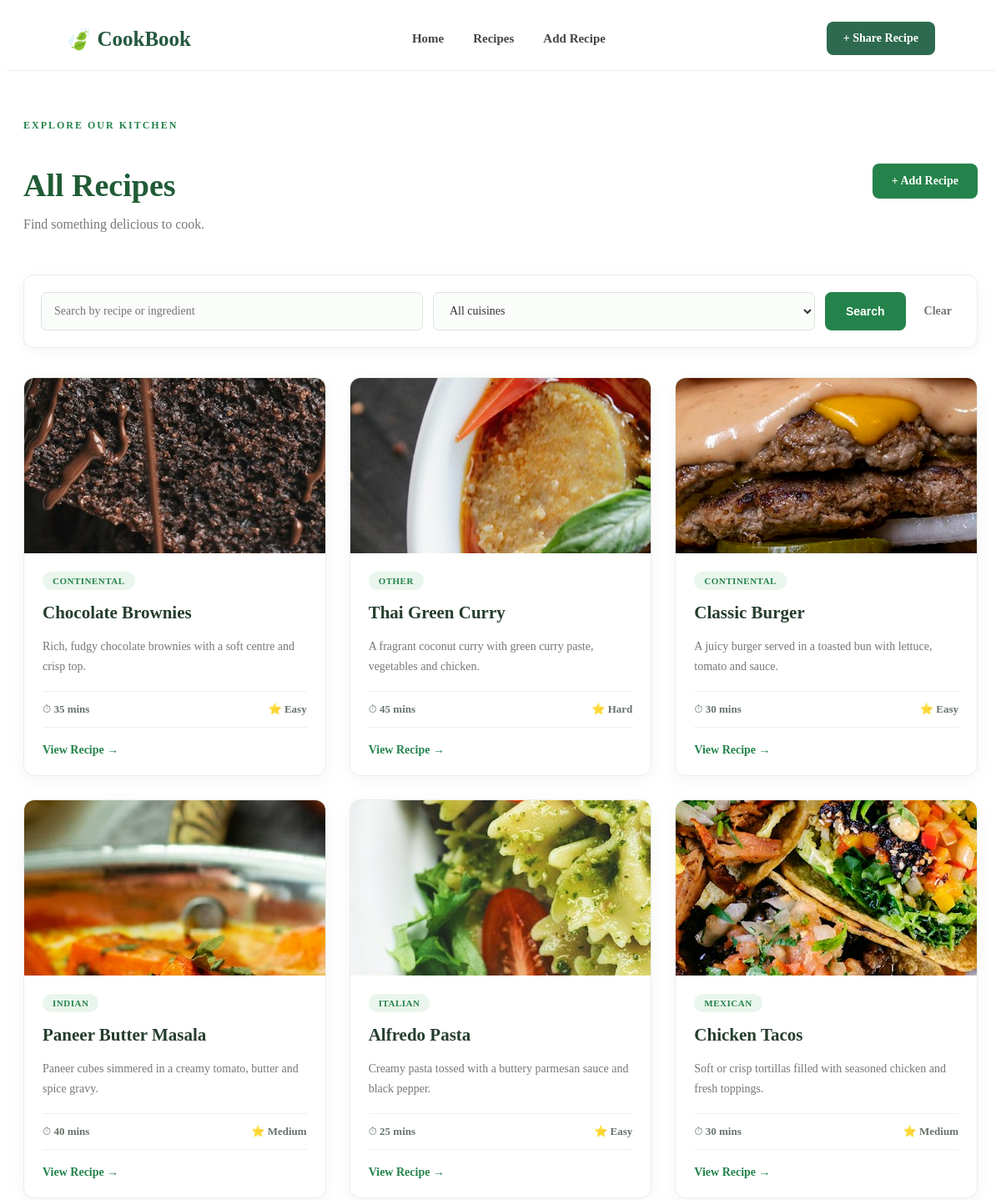
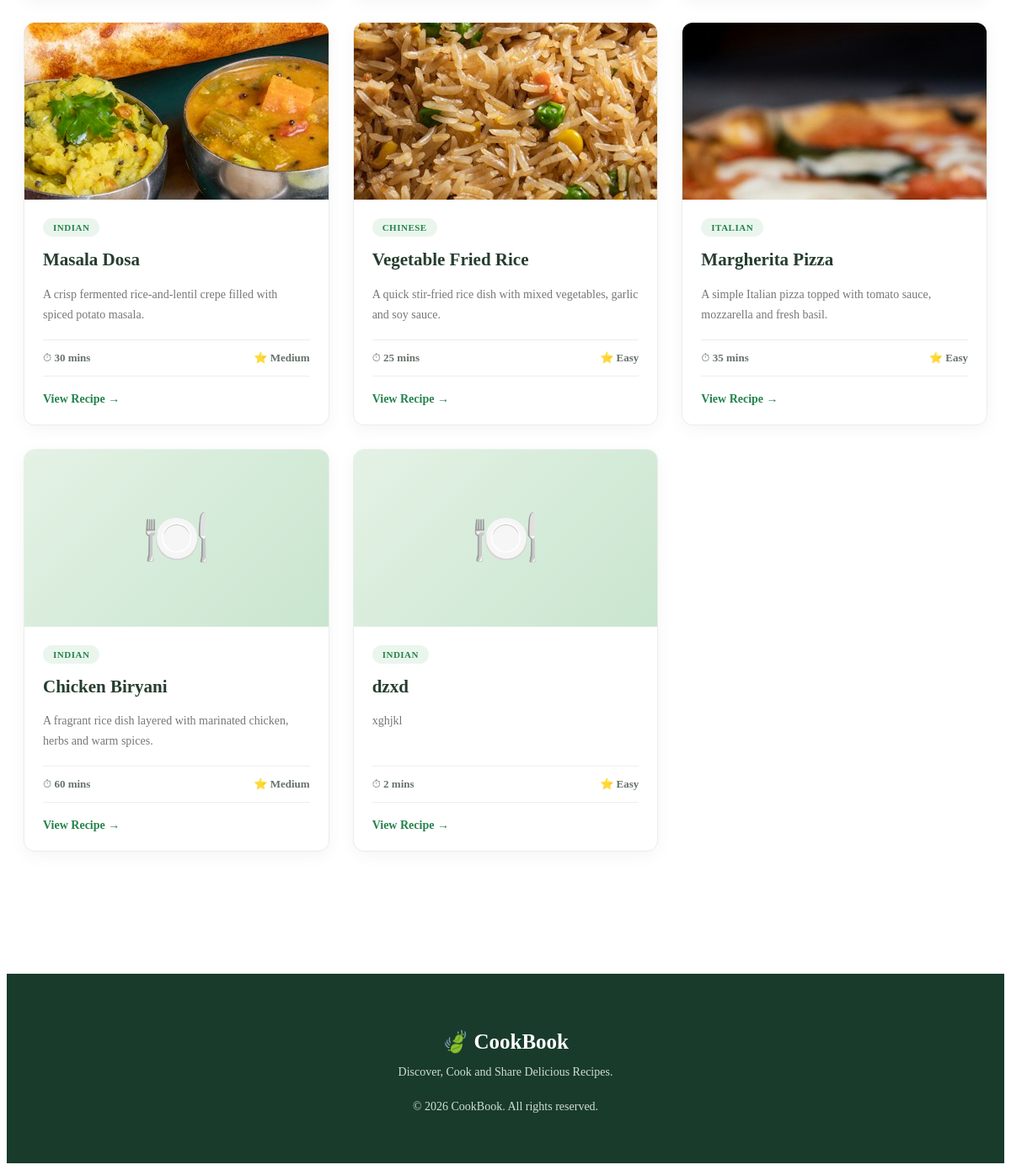
Before: /recipes/ with the older database file (2 pictures, top to bottom).
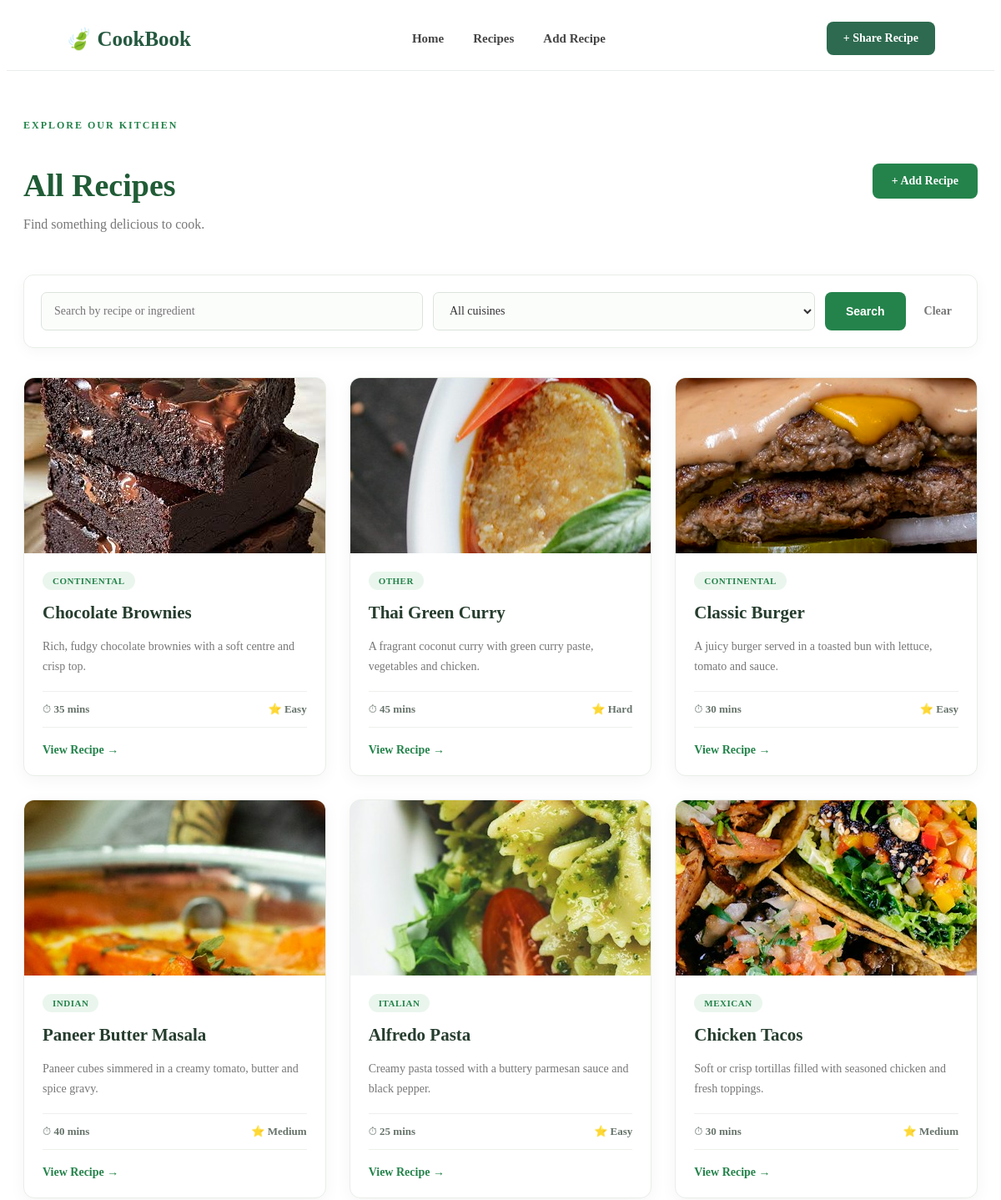
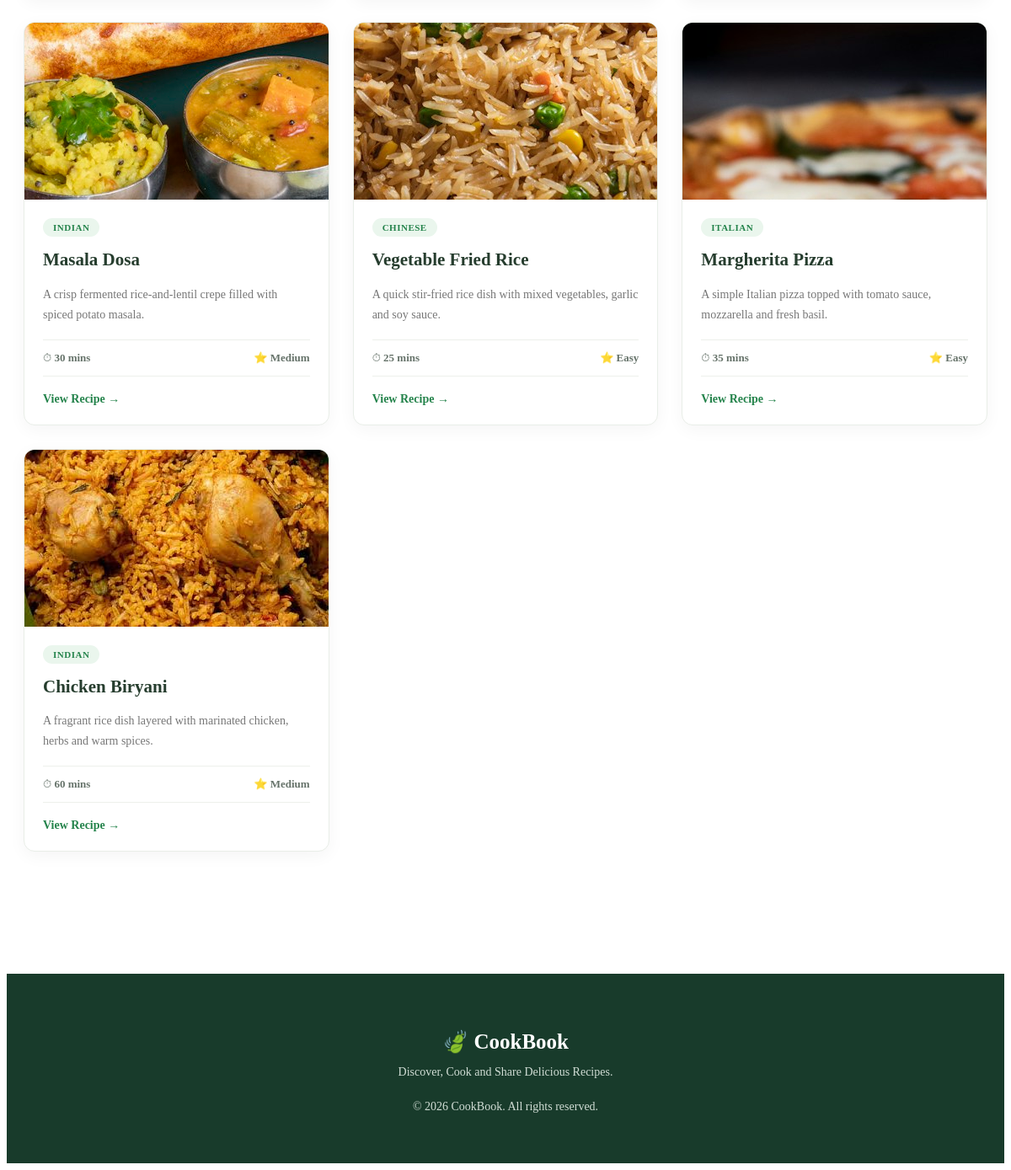
After: the same page with the newer database file (2 pictures, top to bottom).
### Cook/models.py (models this page shows, shortened)
class Cook(models.Model):
    CUISINE_CHOICES = [
        ('Indian', 'Indian'), ('Chinese', 'Chinese'), ('Italian', 'Italian'),
        ('Mexican', 'Mexican'), ('Continental', 'Continental'), ('Other', 'Other'),
    ]
    DIFFICULTY_CHOICES = [
        ('Easy', 'Easy'), ('Medium', 'Medium'), ('Hard', 'Hard'),
    ]
    title = models.CharField(max_length=200)
    description = models.TextField()
    cuisine = models.CharField(max_length=100, choices=CUISINE_CHOICES)
    ingredients = models.TextField()
    cooking_time = models.IntegerField(validators=[MinValueValidator(1)])
    difficulty = models.CharField(max_length=50, choices=DIFFICULTY_CHOICES)
    image = models.ImageField(upload_to='recipes/',blank=True,null=True)
    class Meta:
        ordering = ['-id']

### Cook/views.py (the view)
# urls.py: path('recipes/', views.recipe_list, name='recipe_list'),
def recipe_list(request):
    cooks = Cook.objects.all()
    search_query = request.GET.get('search', '').strip()
    cuisine = request.GET.get('cuisine', '').strip()
    if search_query:
        cooks = cooks.filter(
            Q(title__icontains=search_query) |
            Q(description__icontains=search_query) |
            Q(ingredients__icontains=search_query)
        )
    if cuisine:
        cooks = cooks.filter(cuisine__iexact=cuisine)
    return render(request, 'recipe_list.html', {
        'cooks': cooks,
        'search_query': search_query,
        'selected_cuisine': cuisine,
        'cuisine_choices': Cook.CUISINE_CHOICES,
    })

### templates/recipe_list.html (shortened to what this page needs)
{% load static %}
<!DOCTYPE html>
<html lang="en">
<head>
    <link rel="stylesheet" href="{% static 'css/recipe_list.css' %}">
</head>
<body>
<header class="navbar">
    <div class="nav-container">
        <a href="{% url 'home' %}" class="logo">🍃 CookBook</a>
        <nav class="nav-links">
            <a href="{% url 'home' %}">Home</a>
            <a href="{% url 'recipe_list' %}">Recipes</a>
            <a href="{% url 'recipe_create' %}">Add Recipe</a>
        </nav>
        <a href="{% url 'recipe_create' %}" class="nav-button">
            + Share Recipe
        </a>
    </div>
</header>
<main>
    <section class="page-wrap">
        <div class="page-heading">
            <div>
                <span class="section-label">EXPLORE OUR KITCHEN</span>
                <h1>All Recipes</h1>
                <p>Find something delicious to cook.</p>
            </div>
            <a class="primary-btn" href="{% url 'recipe_create' %}">
                + Add Recipe
            </a>
        </div>
        <form method="get" action="{% url 'recipe_list' %}" class="filter-form">
            <input
                type="search"
                name="search"
                value="{{ search_query }}"
                placeholder="Search by recipe or ingredient"
            >
            <select name="cuisine">
                <option value="">All cuisines</option>
            </select>
            <button type="submit" class="primary-btn">Search</button>
            <a href="{% url 'recipe_list' %}" class="text-link">Clear</a>
        </form>
        <div class="recipe-grid">
            {% for cook in cooks %}
                <article class="recipe-card">
                    <div class="recipe-placeholder">
                        {% if cook.image %}
                            <img src="{{ cook.image.url }}" alt="{{ cook.title }}">
                        {% else %}
                            <span>🍽️</span>
                        {% endif %}
                    </div>
                    <div class="recipe-info">
                        <span class="recipe-cuisine">
                            {{ cook.cuisine }}
                        </span>
                        <h2>{{ cook.title }}</h2>
                        <p>{{ cook.description|truncatewords:20 }}</p>
                        <div class="recipe-meta">
                            <span>⏱ {{ cook.cooking_time }} mins</span>
                            <span>⭐ {{ cook.difficulty }}</span>
                        </div>
                        <a class="view-recipe"
                           href="{% url 'recipe_detail' cook.pk %}">
                            View Recipe →
                        </a>
                    </div>
                </article>
            {% empty %}
                <div class="empty-recipes">
                    <h2>No recipes found</h2>
                    <p>Try another search or add the first recipe.</p>
                    <a href="{% url 'recipe_create' %}">Add a Recipe</a>
                </div>
            {% endfor %}
        </div>
    </section>
</main>
<footer class="footer">
    <h2>🍃 CookBook</h2>
    <p>Discover, Cook and Share Delicious Recipes.</p>
    <p class="copyright">© 2026 CookBook. All rights reserved.</p>
</footer>
</body>
</html>

### static/css/recipe_list.css (style rules this page uses)
.navbar { background: #ffffff; padding: 18px 6%; border-bottom: 1px solid #e8eee9; position: sticky; top: 0; z-index: 100; }
.nav-container { max-width: 1250px; margin: auto; display: flex; align-items: center; justify-content: space-between; }
.logo { text-decoration: none; color: #24583f; font-size: 25px; font-weight: 800; }
.nav-links { display: flex; gap: 35px; }
.nav-links a { text-decoration: none; color: #444; font-size: 15px; font-weight: 600; transition: 0.3s; }
.nav-button { background: #2d6a4f; color: white; padding: 12px 20px; border-radius: 8px; text-decoration: none; font-size: 14px; font-weight: 600; transition: 0.3s; }
.footer { background: #183b2b; color: white; text-align: center; padding: 45px 20px; margin-top: 70px; }
.footer h2 { font-size: 25px; margin-bottom: 12px; }
.footer p { color: #d1ddd5; font-size: 14px; }
.copyright { margin-top: 25px; }
main { min-height: 75vh; padding: 55px 20px 75px; }
.page-wrap { max-width: 1200px; margin: auto; }
.page-heading { display: flex; justify-content: space-between; align-items: center; gap: 20px; margin-bottom: 35px; }
.section-label { display: inline-block; color: #24834b; font-size: 12px; font-weight: 750; letter-spacing: 2px; margin-bottom: 10px; }
.page-heading h1 { font-size: 38px; color: #205c36; margin-bottom: 8px; }
.page-heading p { color: #777; font-size: 16px; }
.primary-btn { display: inline-block; background: #24834b; color: white; border: none; border-radius: 8px; padding: 13px 23px; text-decoration: none; font-size: 14px; font-weight: 650; cursor: pointer; transition: 0.3s; }
.filter-form { display: flex; align-items: center; gap: 12px; padding: 20px; background: #ffffff; border: 1px solid #e9eee8; border-radius: 12px; margin-bottom: 35px; box-shadow: 0 4px 18px rgba(0, 0, 0, 0.04); }
.filter-form input, .filter-form select { flex: 1; min-width: 0; height: 46px; padding: 0 15px; border: 1px solid #dce4dc; border-radius: 7px; background: #fbfdfb; font-family: inherit; font-size: 14px; color: #333; outline: none; transition: 0.3s; }
.filter-form .primary-btn { height: 46px; padding: 0 25px; }
.filter-form .text-link { color: #777; text-decoration: none; font-size: 14px; font-weight: 600; padding: 10px; }
.recipe-grid { display: grid; grid-template-columns: repeat(3, minmax(0, 1fr)); gap: 28px; }
.recipe-card { background: #ffffff; border-radius: 13px; overflow: hidden; border: 1px solid #e9eee8; box-shadow: 0 5px 20px rgba(0, 0, 0, 0.045); transition: 0.3s ease; }
.recipe-placeholder { height: 210px; background: linear-gradient(135deg, #e4f2e5, #c9e5cf); display: flex; align-items: center; justify-content: center; overflow: hidden; }
.recipe-info { padding: 22px; }
.recipe-cuisine { display: inline-block; background: #eaf6ed; color: #24834b; padding: 5px 12px; border-radius: 20px; font-size: 11px; font-weight: 750; text-transform: uppercase; letter-spacing: 0.5px; }
.recipe-info h2 { font-size: 21px; color: #263d2e; margin: 13px 0 9px; line-height: 1.4; }
.recipe-info p { font-size: 14px; color: #777; line-height: 1.7; min-height: 48px; }
.recipe-meta { display: flex; align-items: center; justify-content: space-between; gap: 10px; border-top: 1px solid #edf0eb; border-bottom: 1px solid #edf0eb; padding: 13px 0; margin: 17px 0; }
.recipe-meta span { font-size: 13px; color: #66736a; font-weight: 550; }
.view-recipe { display: inline-block; color: #24834b; text-decoration: none; font-size: 14px; font-weight: 700; transition: 0.3s; }

Changed rows visible on the page:
removed Cook: cuisine "INDIAN", title "dzxd", description "xghjkl", cooking_time "2", difficulty "Easy"
changed Cook "Chocolate Brownies": image: a different picture
changed Cook "Chicken Biryani": image: picture added; no longer shows "🍽️"
